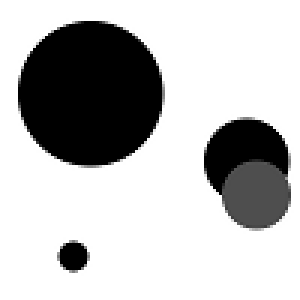
#> input picture Images/four.png, 100 x 100 px (shown 3 times larger)
$ python exo2.py   (older library calls are emulated)
#> lines starting #> are read from the running program, lines starting #| are printed output that depends on the picture; after the words box and inside, x2 and y2 are one past the last pixel; in counts of white or black regions, pixels touching at a corner belong together
import cv2
import numpy as np

N = 3 # Nombre de cercles à afficher
# Chargez l'image four.png (assurez-vous qu'elle est dans le même répertoire)
image = cv2.imread("Images/four.png", cv2.IMREAD_GRAYSCALE)
#> image is the input picture: shape (100, 100); min 0, max 255, mean 188
cv2.imshow("Original Image", image)
cv2.waitKey(0)

# 1. Filtrage Gaussien (optionnel)
image = cv2.GaussianBlur(image, (5, 5), 1.5)
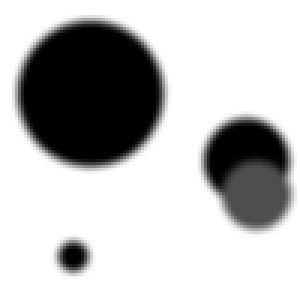
#> image: shape (100, 100) (shown 3 times larger); min 0, max 255, mean 188
cv2.imshow("Gaussian Blur", image)
cv2.waitKey(0)

# 2. Filtrage de Sobel, calcul de la magnitude du gradient dans chaque pixel
sobel_x = cv2.Sobel(image, cv2.CV_64F, 1, 0, ksize=5)
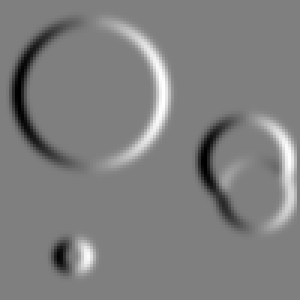
#> sobel_x: shape (100, 100) float64 (shown 3 times larger); min -7874, max 7860, mean -2.9; drawn with min black and max white
sobel_y = cv2.Sobel(image, cv2.CV_64F, 0, 1, ksize=5)
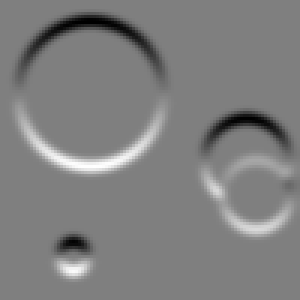
#> sobel_y: shape (100, 100) float64 (shown 3 times larger); min -7874, max 7860, mean 0; drawn with min black and max white
magnitude = np.sqrt(sobel_x**2 + sobel_y**2)
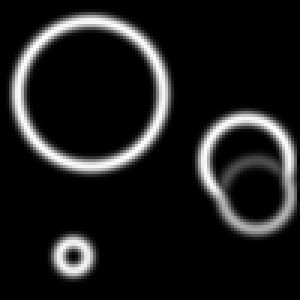
#> magnitude: shape (100, 100) float64 (shown 3 times larger); min 0, max 8161.4, mean 909.6; drawn with min black and max white
cv2.imshow("Gradient Magnitude", magnitude)
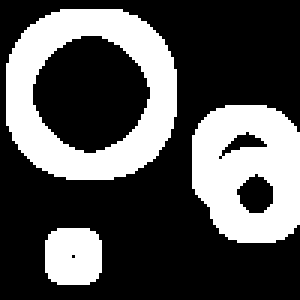
#> window 'Gradient Magnitude': shape (100, 100) (shown 3 times larger); 32.4% white; 3 white regions, box (x1, y1, x2, y2) and area: (2, 3, 59, 60) 1637, (64, 35, 100, 81) 1271, (15, 76, 34, 95) 328
cv2.waitKey(0)

# 3. Seuillage pour détecter les contours
threshold = 0.27 * magnitude.max()  # Vous pouvez ajuster cette valeur
#> threshold = 2203.6
contour_pixels = (magnitude >= threshold).astype(np.uint8)
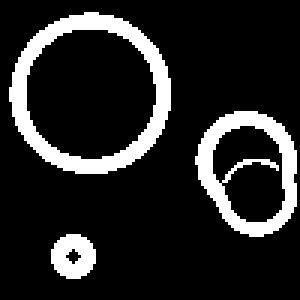
#> contour_pixels: shape (100, 100) (shown 3 times larger); values 0 (black) and 1 (white), 15% white; 3 white regions, box (x1, y1, x2, y2) and area: (3, 4, 57, 58) 795, (65, 37, 99, 79) 545, (17, 78, 32, 93) 164
cv2.imshow("Edge Image", contour_pixels * 255)
cv2.waitKey(0)

# 4. Initialisation de l'accumulateur
row, col = image.shape
#> row = 100; col = 100
rmin, rmax, delta_r = 1, row, 2  # row min et max
#> rmin = 1; rmax = 100; delta_r = 2
cmin, cmax, delta_c = 1, col, 2  # column min et max
#> cmin = 1; cmax = 100; delta_c = 2
radmin, radmax, delta_rad = 2, 27, 2  # rayon min et max

acc_shape = (
    (rmax - rmin) // delta_r + 1,
    (cmax - cmin) // delta_c + 1,
    (radmax - radmin) // delta_rad + 1,
)
#> acc_shape = (50, 50, 13)
accumulator = np.zeros(acc_shape, dtype=int)

# 5. Remplissage de l'accumulateur
contour_indices = np.argwhere(contour_pixels)
#> contour_indices = 1504 pairs, first value 4 to 92, second value 3 to 98
for y, x in contour_indices:
    for r_idx, r in enumerate(range(rmin, rmax + 1, delta_r)):
        for c_idx, c in enumerate(range(cmin, cmax + 1, delta_c)):
            rad = int(np.sqrt((x - c) ** 2 + (y - r) ** 2))
            if radmin <= rad <= radmax:
                rad_idx = (rad - radmin) // delta_rad
                accumulator[r_idx, c_idx, rad_idx] += magnitude[y, x]
#> this loop made 1504 passes
#> (y, x) on passes 1 to 3: (4, 28), (4, 29), (4, 30)


# 6. Identification des maximas locaux dans l'accumulateur
def is_local_maximum(i, j, k):
    return accumulator[i,j,k] == np.max(accumulator[i-1:i+2,j-1:j+2,k-1:k+2])

local_maxima = np.zeros(accumulator.shape, dtype=bool)
for i in range(1, accumulator.shape[0] - 1):
    for j in range(1, accumulator.shape[1] - 1):
        for k in range(1, accumulator.shape[2] - 1):
            if accumulator[i, j, k] > 0 and is_local_maximum(i, j, k):
                local_maxima[i, j, k] = True

# 7. Sélection des N valeurs les plus grandes
maxima_indices = np.argwhere(local_maxima)
#> maxima_indices = 122 rows, first 8: [1, 31, 9], [2, 27, 5], [3, 1, 5], [3, 2, 11], [3, 35, 11], [4, 3, 10], [5, 29, 5], [5, 34, 9]
maxima_values = accumulator[local_maxima]
#> maxima_values = 122 values, max 2157737 at index 21, min 124254 at index 82, mean 271148.9
sorted_maxima_indices = np.argsort(maxima_values)[::-1][:N]
#> sorted_maxima_indices = [21, 40, 50]
print(maxima_indices[sorted_maxima_indices])
#| [[15 14 11]
#|  [26 40  6]
#|  [31 42  5]]


# Affichage des cercles détectés
output_image = cv2.cvtColor(image, cv2.COLOR_GRAY2BGR)
for i in sorted_maxima_indices:
    r_idx, c_idx, rad_idx = maxima_indices[i]
    r = rmin + r_idx * delta_r
    c = cmin + c_idx * delta_c
    rad = radmin + rad_idx * delta_rad
    center = (c, r)
    cv2.circle(output_image, center, rad, (0, 0, 255), 2)
    cv2.circle(output_image, center, 2, (0, 255, 0), 2)
#> this loop made 3 passes
#> (i, r_idx, c_idx, rad_idx, r, c, rad, center) on passes 1 to 3: (21, 15, 14, 11, 31, 29, 24, (29, 31)), (40, 26, 40, 6, 53, 81, 14, (81, 53)), (50, 31, 42, 5, 63, 85, 12, (85, 63))
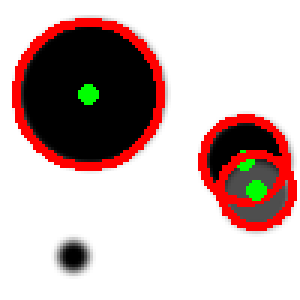
#> output_image: shape (100, 100, 3) (shown 3 times larger); mean B, G, R 177.2, 179.6, 200.7

cv2.imshow("Circles Detected", output_image)
cv2.waitKey(0)
